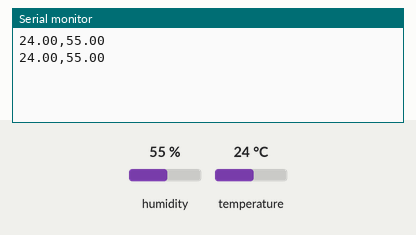
The sketch below on a simulated Arduino Uno, built with avr-gcc and run on an emulated ATmega328P. On the bench: the last lines printed to the serial monitor. The inputs (shaded band) are chosen by the test bench; at power-on: humidity 55 %, temperature 24 °C.

Above: at 10.8 s.
10.9 s: humidity set to 22 %
At 15.4 s:
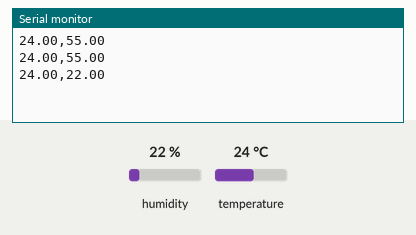
18.4 s: temperature set to 12 °C
At 21.3 s:
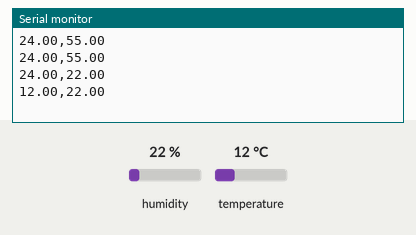
25.9 s: humidity set to 40 %
At 30.6 s:
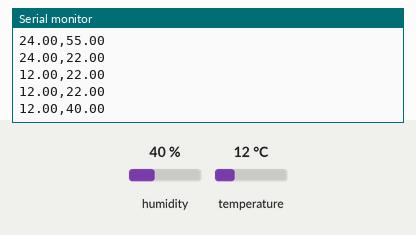
Timing chart, 0 to 32.1 s (numbered marks = the images above; inputs shaded):
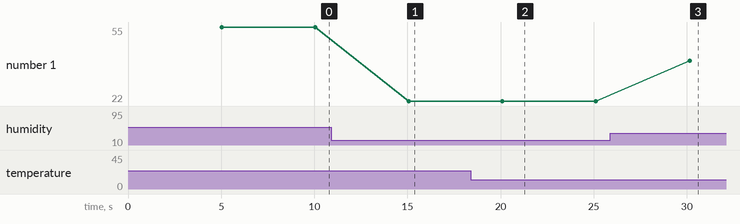

Measured:
- after the input at 10.9 s, the serial monitor: prints a new line after 4.2 s (image 1)
- after the input at 18.4 s, the serial monitor: prints a new line after 1.7 s (image 2)
- after the input at 25.9 s, the serial monitor: prints a new line after 4.2 s (image 3)
- plotted number 1: 55 → 22 after the input at 10.9 s, 22 → 40 after the input at 25.9 s

The sketch:

temp_humi_arduino.ino
```cpp
#include <DHT.h>
#include <DHT_U.h>

#define DHTTYPE DHT11

int pinGnd = 2;
int pinDht = 3;
int pinVcc = 4;

// DHT 클래스의 객체 dht를 생성한다.
// pinDht   : DHT11의 DATA(Signal) 핀이 연결된 Arduino 핀 번호
// DHTTYPE  : 사용할 센서의 종류(DHT11)
// 이후 dht 객체를 이용하여 온도와 습도를 읽을 수 있다.
DHT dht(pinDht, DHTTYPE);

void setup() {
  Serial.begin(115200);
  pinMode(pinVcc, OUTPUT);
  pinMode(pinGnd, OUTPUT);
  digitalWrite(pinVcc, HIGH);
  digitalWrite(pinGnd, LOW);

  dht.begin();
}

void loop() {
  delay(5000);
   // DHT11 내부의 온도 센서에서 온도를 읽어온다.
  // 기본 반환 단위는 섭씨(°C)이며 float 형태로 반환된다.
  // 예: 24.0, 25.0
  float fTemp = dht.readTemperature();
  // DHT11 내부의 습도 센서에서 상대습도를 읽어온다.
  // 반환 단위는 %(상대습도, %RH)이며 float 형태로 반환된다.
  // 예: 45.0 → 상대습도 45%
  float fHumi = dht.readHumidity();

  //둘 중 하나의 값을 가져올 수 없으면 에러를 출력한다.
  if(isnan(fTemp) || isnan(fHumi)) {
    Serial.println("Failed to read from DHT sensor!");
    return;
  }
  //Serial.print("Temperature: ");
  Serial.print(fTemp);
  Serial.print(",");
  //Serial.print("[C]\t ");
  //Serial.print("Humidity: ");
  Serial.println(fHumi);
  //Serial.println("[%]");

}
```
